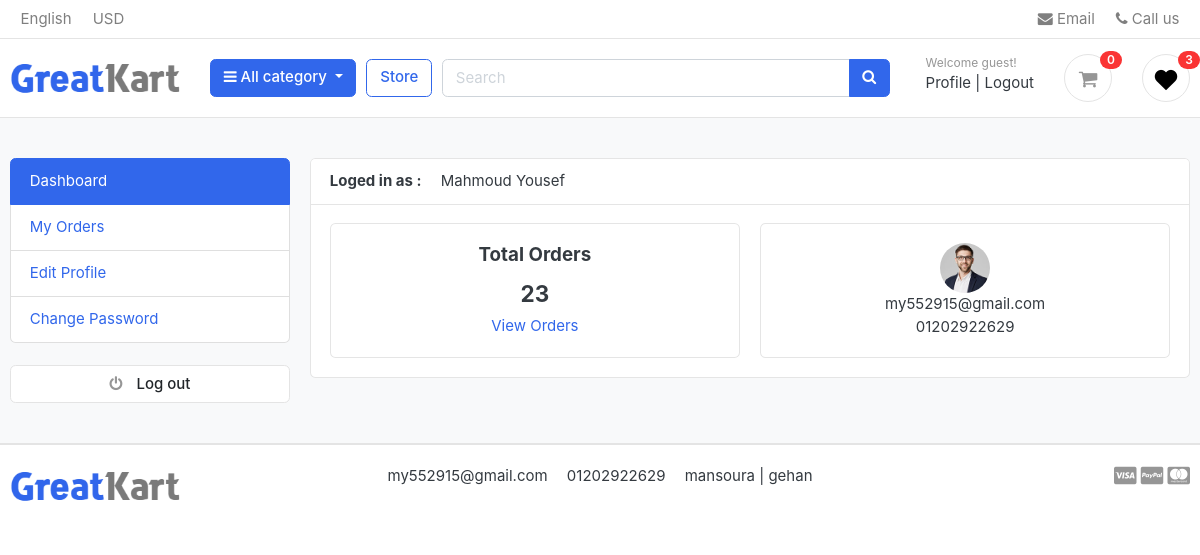
The page /accounts/dashboard/ (signed in) on the database its author committed.
### settings/models.py (models this page shows, shortened)
class Settings(models.Model):
    site_name = models.CharField( max_length=50)
    logo = models.ImageField( upload_to='setting/')
    phone = models.CharField( max_length=30)
    email = models.EmailField( max_length=254)
    description = models.TextField(max_length=1000)
    fb_link = models.URLField( max_length=200)
    twitter_link = models.URLField( max_length=200)
    instagram_link = models.URLField( max_length=200)
    address = models.CharField( max_length=50)

### accounts/models.py (models this page shows, shortened)
class Profile(models.Model):
    user = models.OneToOneField(User,on_delete=models.CASCADE)
    phone_number = models.CharField(max_length=20)
    headline = models.CharField(max_length=50 , blank=True, null=True)
    city = models.CharField(max_length=50)
    image = models.ImageField(upload_to='users/')
    about = models.TextField(max_length=4000 , blank=True , null=True)
    country = models.CharField(max_length=50 ,blank=True, null=True)
    company = models.CharField(max_length=100 ,blank=True, null=True)
    address_line_1 = models.CharField( max_length=50 , blank=True)
    address_line_2 = models.CharField( max_length=50 , blank=True)
    fb_link = models.URLField( max_length=200 , blank=True , null=True)
    twitter_link = models.URLField( max_length=200, blank=True , null=True)
    instagram_link = models.URLField( max_length=200, blank=True , null=True)
    linked_in_link = models.URLField( max_length=200, blank=True , null=True)
    def full_name(self):
        return f'{self.user.first_name} {self.user.last_name}'

### accounts/views.py (the view)
# urls.py: path('dashboard/' , views.dashboard , name='dashboard'),
@login_required(login_url='login')
def dashboard(request):
    profile=Profile.objects.get(user=request.user)
    orders = Order.objects.order_by('-created_at').filter(user_id=request.user.id,is_orderd=True)
    orders_count = orders.count()
    return render(request,'profile/dashboard.html',{
        'profile':profile,
        'orders':orders,
        'orders_count':orders_count,
    })

### accounts/favorite_context.py (called while the page is built)
def counter(request):
    product_counter = 0
    if request.user.is_authenticated:
        if 'admin' in request.path:
            return{}
        else :
            try :
                user_favourites = Product.objects.filter(like=request.user)
                product_counter = user_favourites.count()
            except Product.DoesNotExist:
                product_counter=0
    return dict(product_counter=product_counter)

### carts/context_processors.py (called while the page is built)
def counter(request):
    cart_count = 0
    if 'admin' in request.path:
        return{}
    else :
        try :
            cart = Cart.objects.filter(cart_id=_cart_id(request))
            if request.user.is_authenticated:
                cart_items = CartItem.objects.all().filter(user=request.user)
            else :
                cart_items = CartItem.objects.all().filter(cart=cart[:1])
            for cart_item in cart_items:
                cart_count+=cart_item.quantity
        except Cart.DoesNotExist:
            cart_count=0
    return dict(cart_count=cart_count)

### carts/views.py (called while the page is built)
def _cart_id(request):
    cart = request.session.session_key
    if not cart:
        cart = request.session.create()
    return cart

### category/context_processor.py (called while the page is built)
def menu_links(request):
    links = Category.objects.all()[:10]
    return dict(links=links)

### category/models.py (called while the page is built)
    def get_url(self):
        return reverse('store:product_by_category',args=[self.slug])

    def __str__(self):
        return str(self.name)

### accounts/templates/profile/dashboard.html
{% extends "base.html" %}
{% block body %}
<section class="section-conten padding-y bg">
    <div class="container">
        <div class="row">
            <aside class="col-md-3">
                <ul class="list-group">
                    <a class="list-group-item active" href="{% url 'accounts:dashboard'%}"> Dashboard </a>
                    <a class="list-group-item" href="{% url 'accounts:my_orders'%}"> My Orders </a>
                    <a class="list-group-item" href="{% url 'accounts:edit_profile'%}"> Edit Profile </a>
                    <a class="list-group-item" href="{% url 'password_change'%}">Change Password </a>
                </ul>
                <br>
                <a class="btn btn-light btn-block" href="{% url 'logout'%}"> <i class="fa fa-power-off"></i> <span
                        class="text">Log
                        out</span> </a>
            </aside>
            <main class="col-md-9">
                <article class="card">
                    <header class="card-header">
                        <strong class="d-inline-block mr-3">Loged in as :</strong>
                        <span>{{profile.full_name}}</span>
                    </header>
                    <div class="card-body">
                        <div class="row">
                            <div class="col-md-6">
                                <div class="card" style="text-align:center;">
                                    <div class="card-body" >
                                        <h5 class="card-title">Total Orders</h5>
                                        <h4>{{orders_count}}</h4>
                                        <a href="{% url 'accounts:my_orders'%}">View Orders</a>
                                    </div>
                                </div>
                            </div>
                            <div class="col-md-6">
                                <div class="card" style="text-align:center;">
                                    <div class="card-body" >
                                        <img src="{% if profile.image %}{{profile.image.url}}{% else %} https://www.w3schools.com/howto/img_avatar.png {% endif %}" width="50" hight="50" style="border-radius:50%;" >
                                        <p class="mb-0">{{user.email}}</p>
                                        <p>{{profile.phone_number}}</p>
                                    </div>
                                </div>
                            </div>
                        </div>
                    </div>
                </article>
            </main>
        </div>
    </div>
</section>
{% endblock body %}

### templates/base.html (shortened to what this page needs)
{% load static %}
<!DOCTYPE HTML>
<html lang="en">
<head>
    <link href="{% static 'css/bootstrap.css'%}" rel="stylesheet" type="text/css" />
    <link href="{% static 'fonts/fontawesome/css/all.min.css'%}" type="text/css" rel="stylesheet">
    <link href="{% static 'css/ui.css'%}" rel="stylesheet" type="text/css" />
    <link href="{% static 'css/responsive.css'%}" rel="stylesheet" media="only screen and (max-width: 1200px)" />
    <link href="{% static 'css/custum.css'%}" rel="stylesheet" type="text/css" />
    <link rel="stylesheet" href="https://cdnjs.cloudflare.com/ajax/libs/font-awesome/4.7.0/css/font-awesome.min.css">
</head>
<body>
    <header class="section-header">
        <nav class="navbar p-md-0 navbar-expand-sm navbar-light border-bottom">
            <div class="container">
                <div class="collapse navbar-collapse" id="navbarTop4">
                    <ul class="navbar-nav mr-auto">
                        <li class="nav-item dropdown">
                            <a href="#" class="nav-link"> English </a>
                        </li>
                        <li class="nav-item dropdown">
                            <a href="#" class="nav-link"> USD </a>
                        </li>
                    </ul>
                    <ul class="navbar-nav">
                        <li><a href="#" class="nav-link"> <i class="fa fa-envelope"></i> Email </a></li>
                        <li><a href="#" class="nav-link"> <i class="fa fa-phone"></i> Call us </a></li>
                    </ul>
                </div>
            </div>
        </nav>
        <section class="header-main border-bottom">
            <div class="container">
                <div class="row align-items-center">
                    <div class="col-lg-2 col-md-3 col-6">
                        <a href="/" class="brand-wrap">
                            <img class="logo" src="{{myfooter.logo.url}}">
                        </a>
                    </div>
                    <div class="col-lg col-sm col-md col-6 flex-grow-0">
                        <div class="category-wrap dropdown d-inline-block float-right">
                            <button type="button" class="btn btn-primary dropdown-toggle" data-toggle="dropdown">
                                <i class="fa fa-bars"></i> All category
                            </button>
                        </div>
                    </div>
                    <a href="{%url 'store:store'%}" method="GET" class="btn btn-outline-primary">Store</a>
                    <div class="col-lg  col-md-6 col-sm-12 col">
                        <form action="{% url 'store:search' %}" class="search">
                            <div class="input-group w-100">
                                <input type="text" class="form-control" style="width:60%;" placeholder="Search"
                                    name="q">
                                <div class="input-group-append">
                                    <button class="btn btn-primary" type="submit">
                                        <i class="fa fa-search"></i>
                                    </button>
                                </div>
                            </div>
                        </form>
                    </div>
                    <div class="col-lg-3 col-sm-6 col-8 order-2 order-lg-3">
                        <div class="d-flex justify-content-end mb-3 mb-lg-0">
                            <div class="widget-header">
                                <small class="title text-muted">Welcome guest!</small>
                                <div>
                                    {% if user.is_authenticated %}
                                    <a href="{% url 'accounts:profile'%}">Profile</a> <span class="dark-transp"> |
                                    </span>
                                    <a href="{% url 'logout'%}"> Logout</a>
                                    {% else %}
                                    <a href="{% url 'login'%}">Sign in</a> <span class="dark-transp"> | </span>
                                    <a href="{% url 'accounts:signup'%}"> Register</a>
                                    {% endif %}
                                </div>
                            </div>
                            <a href="{% url 'carts:cart'%}" class="widget-header pl-3 ml-3">
                                <div class="icon icon-sm rounded-circle border"><i class="fa fa-shopping-cart"></i>
                                </div>
                                <span class="badge badge-pill badge-danger notify">{{cart_count}}</span>
                            </a>
                            {% if product_counter <= 0 %}
                            <a href="{% url 'accounts:user_favourites'%}" class="widget-header pl-3 ml-3">
                                <div class="icon icon-sm rounded-circle border"><img src="{% static 'images/icons/heart.png'%}" />
                                </div>
                                <span class="badge badge-pill badge-danger notify">{{product_counter}}</span>
                            </a>
                            {% else %}
                            <a href="{% url 'accounts:user_favourites'%}" class="widget-header pl-3 ml-3">
                                <div class="icon icon-sm rounded-circle border"><img src="{% static 'images/icons/love.png'%}" />
                                </div>
                                <span class="badge badge-pill badge-danger notify">{{product_counter}}</span>
                            </a>
                            {% endif %}
                        </div>
                    </div>
                </div>
            </div>
        </section>
    </header>
    {% block body %}
    {% endblock body %}
    <footer class="section-footer border-top">
        <div class="container">
            <section class="footer-bottom border-top row">
                <div class="col-lg-2 col-md-3 col-6">
                    <a href="/" class="brand-wrap">
                        <img class="logo" src="{{myfooter.logo.url}}">
                    </a>
                </div>
                <div class="col-md-8 text-md-center">
                    <span class="px-2">{{myfooter.email}}</span>
                    <span class="px-2">{{myfooter.phone}}</span>
                    <span class="px-2">{{myfooter.address}}</span>
                </div>
                <div class="col-md-2 text-md-right text-muted">
                    <i class="fab fa-lg fa-cc-visa"></i>
                    <i class="fab fa-lg fa-cc-paypal"></i>
                    <i class="fab fa-lg fa-cc-mastercard"></i>
                </div>
            </section>
        </div>
    </footer>
</body>
</html>

### static/css/ui.css (style rules this page uses)
html { font-family: "Inter", sans-serif; font-size: 15px; }
.icon-xs, .icon-sm, .icon-md, .icon-lg { display: inline-block; text-align: center; flex-shrink: 0; flex-grow: 0; }
.icon-sm { width: 48px; height: 48px; line-height: 48px !important; font-size: 20px; }
.padding-y { padding-top: 40px; padding-bottom: 40px; }
article:after, .form-group:after { display: block; clear: both; content: ""; }
.bg { background-color: #f8f9fa; }
p:last-child { margin-bottom: 0; }
.header-main { position: relative; padding-top: 1rem; padding-bottom: 1rem; }
.brand-wrap .logo, .navbar-brand .logo { margin-right: 7px; max-height: 42px; display: inline-block; }
.widget-header { display: inline-block; vertical-align: middle; position: relative; }
.widget-header a { color: #343a40; }
.widget-header i { color: #969696; }
.widget-header .title { display: block; }
.widget-header .notify { position: absolute; top: -3px; right: -10px; }
.footer-bottom { padding-top: 20px; padding-bottom: 20px; }
.btn-light { background-color: #fff; border-color: #e4e4e4; }
.btn-light i { color: #969696; }
.btn i + .text { margin-left: 10px; }
.notify { position: absolute; top: -4px; right: -10px; display: inline-block; padding: 0.25em 0.6em; font-size: 12px; line-height: 1; text-align: center; border-radius: 3rem; color: #fff; background-color: #fa3434; }

### rows shown on the page
Settings: logo (picture), email "my552915@gmail.com", phone "01202922629", address "mansoura | gehan"
Profile: full_name "Mahmoud Yousef", image (picture), phone_number "01202922629"

### other values the page prints
{{ cart_count }} "0"
{{ product_counter }} "3"
{{ orders_count }} "23"
{{ user.email }} "my552915@gmail.com"
